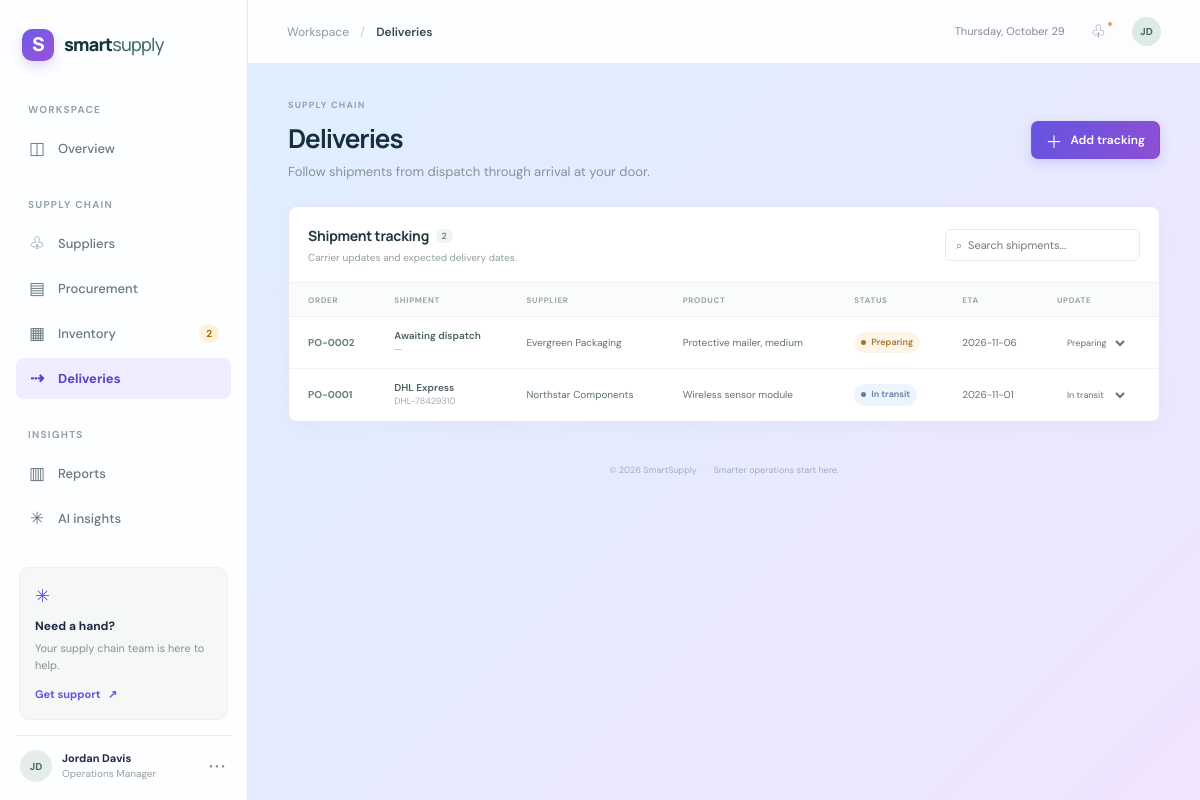
The page /deliveries on the database its author committed.
### tables this page shows
CREATE TABLE deliveries (
            id INTEGER PRIMARY KEY AUTOINCREMENT, order_id INTEGER NOT NULL REFERENCES purchase_orders(id) ON DELETE CASCADE,
            carrier TEXT NOT NULL DEFAULT '', tracking_number TEXT NOT NULL DEFAULT '',
            status TEXT NOT NULL DEFAULT 'Preparing', eta TEXT NOT NULL DEFAULT ''
        );

CREATE TABLE suppliers (
            id INTEGER PRIMARY KEY AUTOINCREMENT, name TEXT NOT NULL,
            contact TEXT NOT NULL DEFAULT '', email TEXT NOT NULL DEFAULT '',
            category TEXT NOT NULL DEFAULT '', status TEXT NOT NULL DEFAULT 'Active'
        );

CREATE TABLE products (
            id INTEGER PRIMARY KEY AUTOINCREMENT, name TEXT NOT NULL,
            sku TEXT NOT NULL UNIQUE, category TEXT NOT NULL DEFAULT '',
            supplier_id INTEGER REFERENCES suppliers(id) ON DELETE SET NULL,
            stock INTEGER NOT NULL DEFAULT 0, reorder_level INTEGER NOT NULL DEFAULT 10,
            unit_price REAL NOT NULL DEFAULT 0
        );

### app.py (the view, shortened to what this page needs)
@app.route("/deliveries", methods=["GET", "POST"])
def deliveries():
    db = get_db()
    rows = db.execute("SELECT d.*,po.quantity,po.status order_status,s.name supplier,p.name product FROM deliveries d JOIN purchase_orders po ON po.id=d.order_id LEFT JOIN suppliers s ON s.id=po.supplier_id LEFT JOIN products p ON p.id=po.product_id ORDER BY d.id DESC").fetchall()
    available = db.execute("SELECT po.id,po.expected_date,s.name supplier,p.name product FROM purchase_orders po LEFT JOIN suppliers s ON s.id=po.supplier_id LEFT JOIN products p ON p.id=po.product_id WHERE NOT EXISTS(SELECT 1 FROM deliveries d WHERE d.order_id=po.id) AND po.status!='Cancelled' ORDER BY po.id DESC").fetchall()
    return render_template("deliveries.html", deliveries=rows, available_orders=available)

### app.py (called while the page is built)
def get_db():
    if "db" not in g:
        g.db = sqlite3.connect(DATABASE)
        g.db.row_factory = sqlite3.Row
        g.db.execute("PRAGMA foreign_keys = ON")
    return g.db

def configured_openai_key():
    key = os.getenv("OPENAI_API_KEY", "").strip()
    return key if key and key != "your_openai_api_key_here" else ""

@app.context_processor
def inject_counts():
    db = get_db()
    low = db.execute("SELECT COUNT(*) FROM products WHERE stock <= reorder_level").fetchone()[0]
    return {"low_stock_count": low, "year": date.today().year, "now_label": datetime.now().strftime("%A, %B %-d") if os.name != "nt" else datetime.now().strftime("%A, %B %#d"), "ai_enabled": bool(configured_openai_key())}

### templates/deliveries.html (shortened to what this page needs)
{% extends 'base.html' %}{% block title %}Deliveries{% endblock %}{% block crumb %}Deliveries{% endblock %}{% block content %}
<section class="page-heading"><div><div class="eyebrow">SUPPLY CHAIN</div><h1>Deliveries</h1><p>Follow shipments from dispatch through arrival at your door.</p></div><button class="button button-primary" data-modal="delivery-modal"><span>＋</span> Add tracking</button></section>
<section class="panel data-panel"><div class="panel-heading"><div><h2>Shipment tracking <span class="count-pill">{{ deliveries|length }}</span></h2><p>Carrier updates and expected delivery dates.</p></div><input class="search-input" data-table-search placeholder="⌕  Search shipments..." aria-label="Search shipments"></div><div class="table-wrap"><table data-search-table><thead><tr><th>ORDER</th><th>SHIPMENT</th><th>SUPPLIER</th><th>PRODUCT</th><th>STATUS</th><th>ETA</th><th>UPDATE</th></tr></thead><tbody>{% for d in deliveries %}<tr><td class="order-id">PO-{{ '%04d'|format(d.order_id) }}</td><td><div class="product-cell">{{ d.carrier }}<small>{{ d.tracking_number }}</small></div></td><td>{{ d.supplier or '—' }}</td><td>{{ d.product or '—' }}</td><td><span class="status status-{{ d.status|lower|replace(' ','-') }}"><i></i>{{ d.status }}</span></td><td>{{ d.eta or '—' }}</td><td><form class="inline-status" method="post" action="{{ url_for('update_delivery_status',delivery_id=d.id) }}"><select name="status" aria-label="Delivery status" onchange="this.form.submit()"><option {% if d.status=='Preparing' %}selected{% endif %}>Preparing</option><option {% if d.status=='In transit' %}selected{% endif %}>In transit</option><option {% if d.status=='Delivered' %}selected{% endif %}>Delivered</option><option {% if d.status=='Delayed' %}selected{% endif %}>Delayed</option></select></form></td></tr>{% else %}<tr><td colspan="7" class="empty">No deliveries are being tracked yet.</td></tr>{% endfor %}</tbody></table></div></section>
{% endblock %}

### static/style.css (style rules this page uses)
:root { --ink:#172c33;--muted:#77868a;--line:#e9eeee;--canvas:#f7f9f8;--teal:#087f72;--teal-dark:#066d63;--mint:#e7f4f0;--sans:'DM Sans',sans-serif;--display:'Manrope',sans-serif }
* { box-sizing:border-box }
body { margin:0;background:var(--canvas);color:var(--ink);font-family:var(--sans);font-size:14px;line-height:1.5 }
.workspace-label,.nav-section,.eyebrow { font-size:10px;letter-spacing:1.25px;font-weight:700;color:#95a2a3 }
.page-heading { display:flex;justify-content:space-between;align-items:center;margin-bottom:25px }
.page-heading h1 { font-family:var(--display);font-size:26px;letter-spacing:-1.1px;margin:6px 0 4px;font-weight:700;color:#173137 }
.page-heading p { color:#869295;margin:0;font-size:13px }
.eyebrow { font-size:9px;letter-spacing:1.2px }
.button { height:38px;border-radius:7px;padding:0 14px;display:inline-flex;align-items:center;justify-content:center;gap:8px;font-family:var(--sans);font-size:12px;font-weight:600;text-decoration:none;cursor:pointer;border:1px solid transparent;transition:.16s }
.button-primary { background:var(--teal);color:white;box-shadow:0 2px 4px #0c796519 }
.button-primary>span { font-size:17px;font-weight:400 }
.panel { background:#fff;border:1px solid var(--line);border-radius:9px;box-shadow:0 2px 5px #203a350d;min-width:0 }
.panel-heading { padding:18px 19px 14px;display:flex;justify-content:space-between;align-items:center;gap:14px }
.panel-heading h2 { font-family:var(--display);font-size:14px;letter-spacing:-.25px;margin:0 0 4px;color:#21373c }
.panel-heading p { font-size:10px;color:#939fa0;margin:0 }
.table-wrap { width:100%;overflow-x:auto }
table { width:100%;border-collapse:collapse;white-space:nowrap }
thead { background:#fafbfb }
th { height:34px;text-align:left;padding:0 13px;color:#9aa5a5;font-size:8px;font-weight:700;letter-spacing:.7px;border-top:1px solid #f0f3f2;border-bottom:1px solid #eef1f0 }
th:first-child,td:first-child { padding-left:19px }
td { height:52px;border-bottom:1px solid #f0f2f1;padding:7px 13px;color:#607074;font-size:10px }
tbody tr:last-child td { border-bottom:0 }
.order-id { color:#668079;font-weight:700;font-size:10px }
.product-cell { display:flex;flex-direction:column;color:#4c6063;font-size:10px;font-weight:600;line-height:1.4 }
.product-cell small { font-weight:400;color:#a0aaaa;font-size:9px }
.status { display:inline-flex;align-items:center;gap:5px;border-radius:12px;padding:4px 7px;font-size:9px;font-weight:600 }
.status i { width:5px;height:5px;border-radius:50%;background:currentColor }
.status-pending,.status-preparing { color:#a5772d;background:#fcf5e8 }
.status-in-transit { color:#597fac;background:#eef4fb }
.data-panel { margin-bottom:20px }
.data-panel .panel-heading { padding-bottom:17px }
.count-pill { display:inline-block;vertical-align:2px;margin-left:4px;padding:1px 6px;background:#f0f4f2;border-radius:8px;font:600 9px var(--sans);color:#72837f }
.search-input { height:32px;min-width:195px;border:1px solid #e6ecea;border-radius:6px;background:#fff;padding:0 10px;font:11px var(--sans);color:#405558;outline:none }
input,select { font-family:var(--sans) }
.inline-status select { border:1px solid transparent;background:transparent;color:#617276;border-radius:5px;padding:4px 5px;font-size:9px;cursor:pointer }
:root { --ink:#202846;--muted:#717b99;--line:#e7e8f4;--canvas:#f3f5ff;--teal:#6554df;--teal-dark:#4e3ac5;--mint:#efedff }
body { background:radial-gradient(ellipse at 86% 8%,#f1eaff 0,transparent 31%),radial-gradient(ellipse at 8% 72%,#e7f5ff 0,transparent 34%),linear-gradient(135deg,#f8f8ff 0%,#f1f5ff 53%,#faf4ff 100%) }
.button-primary { background:linear-gradient(115deg,#6554df,#8d4fd5);box-shadow:0 4px 12px #7051d533 }
.metric-card,.panel { border-color:#e8e8f3;box-shadow:0 4px 15px #44508b0a }
body { background:linear-gradient(135deg,#deefff 0%,#e7eaff 52%,#f1e4ff 100%) }

### rows shown on the page
deliveries: order_id "0002", carrier "Awaiting dispatch", tracking_number "—", name "Evergreen Packaging", name "Protective mailer, medium", status "Preparing", eta "2026-11-06"
deliveries: order_id "0001", carrier "DHL Express", tracking_number "DHL-78429310", name "Northstar Components", name "Wireless sensor module", status "In transit", eta "2026-11-01"

### other values the page prints
{{ low_stock_count }} "2"
{{ deliveries|length }} "2"
